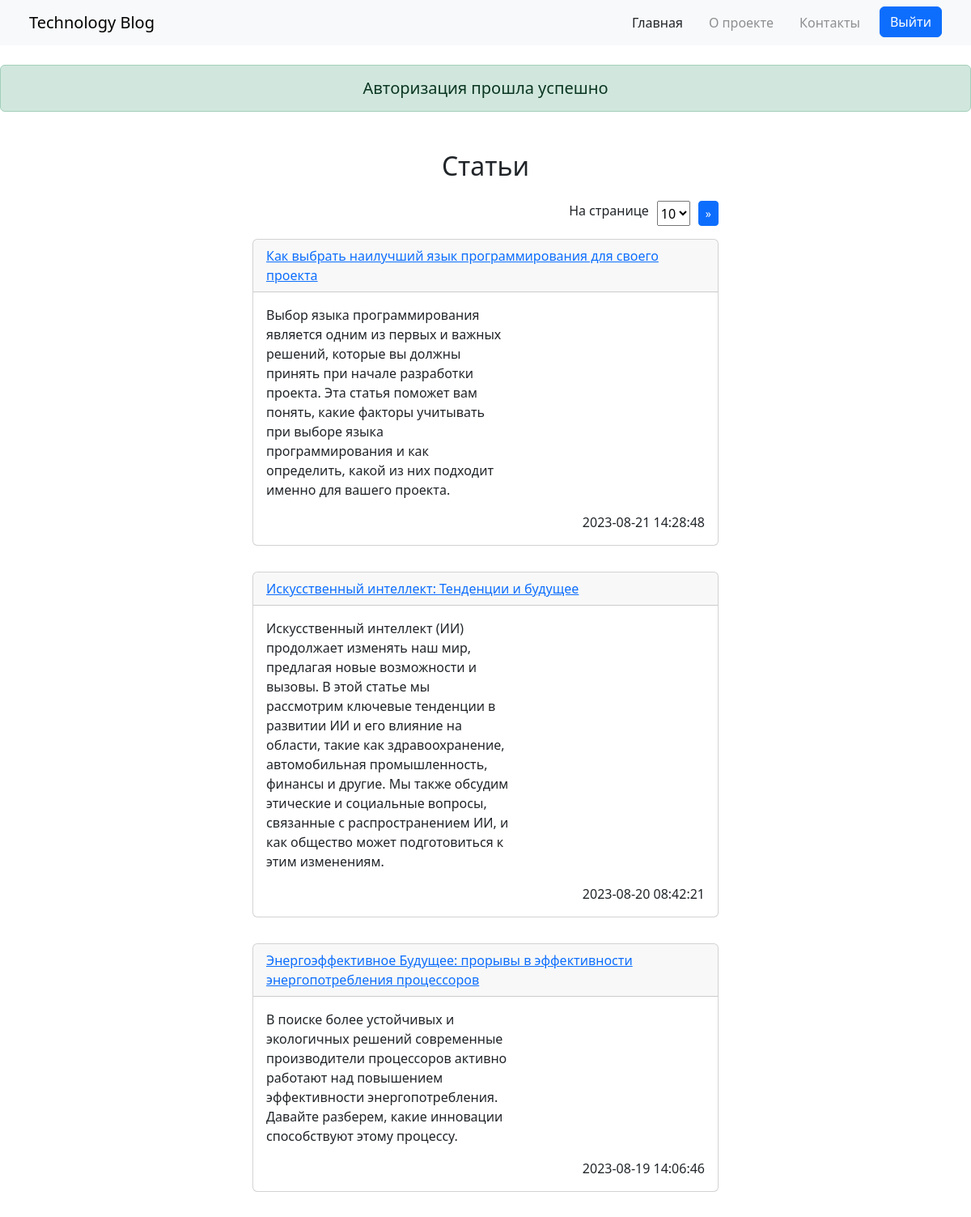
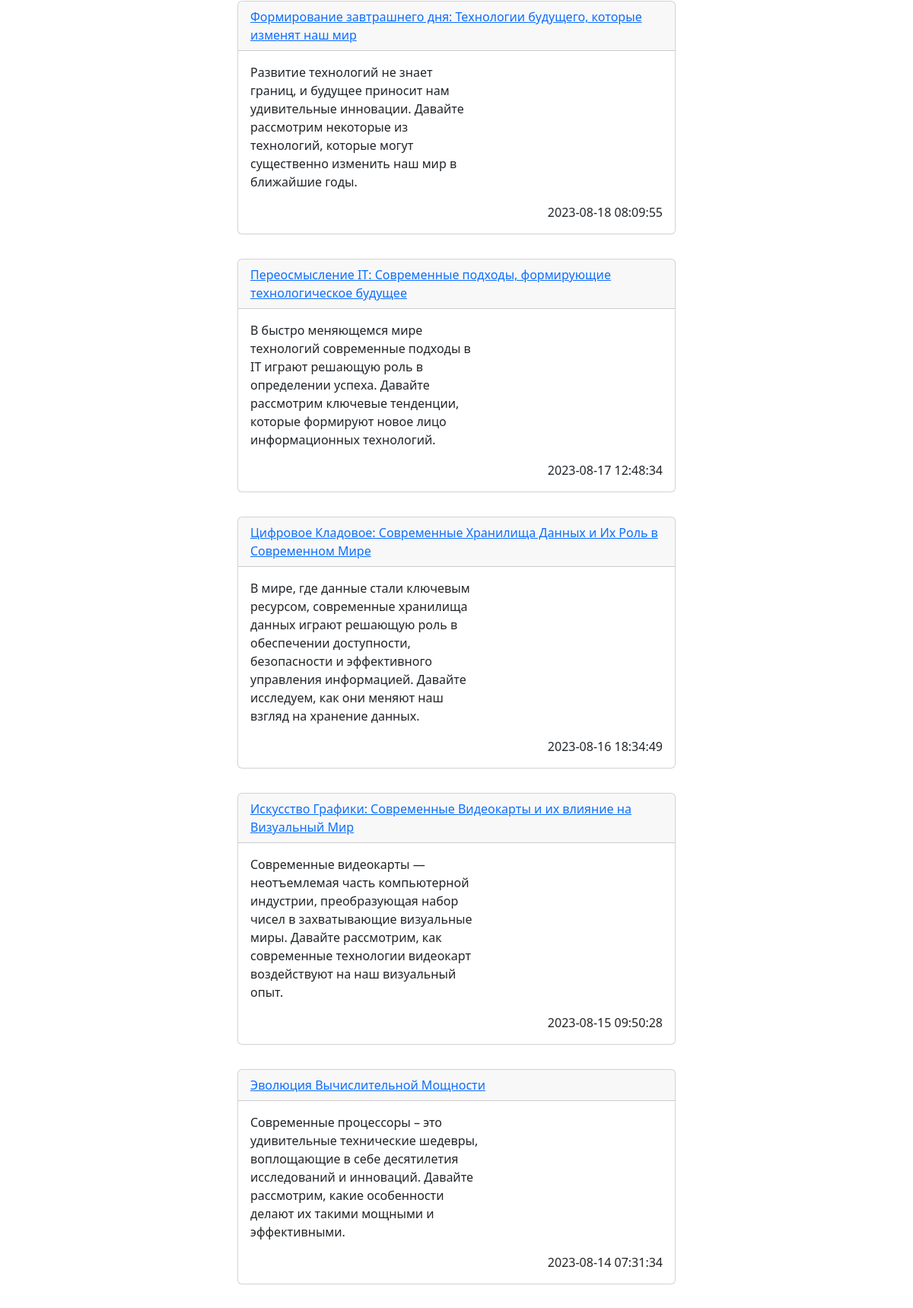
/index.php?page=2 (signed in, upper part), run on the app's committed database (2 pictures, top to bottom).
### tables this page shows
CREATE TABLE `articles` (
  `id` int(10) UNSIGNED NOT NULL,
  `header` varchar(255) NOT NULL,
  `short_desc` varchar(1024) NOT NULL,
  `description` varchar(4092) NOT NULL,
  `date` timestamp NOT NULL
);

### app/lib/functions.php (called while the page is built, shortened)
<?php
function check_correct_page($count_pages)
{
    if (empty($_GET["page"]) || $_GET["page"] < 1 || $_GET["page"] > $count_pages) {
        return  1;
    } else {
        return $_GET["page"];
    }
}
function number_per_page(): int
{
    if (!empty($_POST["on-page"])) {
        $_SESSION["on-page"] = $_POST["on-page"];
        $articles_on_page = ($_POST["on-page"]);
    } else {
        if (!empty($_SESSION["on-page"])) {
            $articles_on_page = ($_SESSION["on-page"]);
        } else {
            $articles_on_page = 10;
        }
    }
    return $articles_on_page;
}

### app/class/Database.php (called while the page is built, shortened)
<?php
class Database
{
    private $host = "localhost";
    private $db = "blog_db";
    private $user = "root";
    private $password = "";
    private $opt = [
        PDO::ATTR_DEFAULT_FETCH_MODE => PDO::FETCH_ASSOC
    ];
    public function __construct()
    {
        $this->dsn = "mysql:host=$this->host;dbname=$this->db";
        $this->db = new PDO($this->dsn, $this->user, $this->password, $this->opt);
    }
    private function get_queryDb(string $query, ...$params)
    {
        $stmt = $this->db->prepare($query);
        $stmt->execute($params);
        return $stmt->fetchAll();
    }
    public function get_articles_orderDesc($count, $page): array
    {
        $offset = (($page - 1) * $count);
        return $this->get_queryDb("SELECT `id`, `header`, `short_desc`, `date` FROM `articles` ORDER BY `id` DESC LIMIT $count OFFSET $offset");
    }
    public function get_articles_count(): int
    {
        $count = 0;
        $result = $this->get_queryDb("SELECT `id` FROM `articles`");
        foreach (($result) as $id) {
            $count++;
        }
        return $count;
    }
}

### index.php (the view, shortened to what this page needs)
<?php
require_once "app/lib/functions.php";
require_once "app/class/Database.php";
$db = new Database();
$articles_on_page = number_per_page();
$count_pages = ceil($db->get_articles_count() / $articles_on_page);
$current_page = check_correct_page($count_pages);
$articles = $db->get_articles_orderDesc($articles_on_page, $current_page);
require_once "app/default/header.php";
?>
<h2 class="text-center mt-5 mb-4">Статьи</h2>
<div class="container d-flex flex-column align-items-center" style="max-width: 600px;">
    <form class="d-flex align-self-end" action="index.php" method="post">
        <label for="on-page" style="margin-right: 10px;">На странице</label>
        <select name="on-page" id="on-page" class="" aria-label="Small select example" style="margin-right: 10px;">
            <option style="color: #a1a1a1;" selected disabled><?= $articles_on_page ?></option>
        </select>
        <button type="submit" class="btn btn-primary btn-sm">&raquo;</button>
    </form>
    <?php foreach ($articles as $article) : ?>
        <div class="card my-3 w-100">
            <div class="card-header">
                <a href="article.php?article=<?= $article["id"] ?>"><?= $article["header"] ?></a>
            </div>
            <div class="card-body d-flex flex-column">
                <p class="card-text" style="max-width: 300px;"><?= $article["short_desc"] ?></p>
                <span class="align-self-end"><?= $article["date"] ?></span>
            </div>
        </div>
    <?php endforeach; ?>
</div>
<?php
require_once "app/default/footer.php";

### data on the page
articles: header "Как выбрать наилучший язык программирования для своего проекта", short_desc "Выбор языка программирования является одним из первых и важных решений, которые вы должны принять при начале разработки проекта. Эта статья поможет вам понять, какие факторы учитывать при выборе языка программирования и как определить, какой из них подходит именно для вашего проекта.", date "2023-08-21 14:28:48"
articles: header "Искусственный интеллект: Тенденции и будущее", short_desc "Искусственный интеллект (ИИ) продолжает изменять наш мир, предлагая новые возможности и вызовы. В этой статье мы рассмотрим ключевые тенденции в развитии ИИ и его влияние на области, такие как здравоохранение, автомобильная промышленность, финансы и другие. Мы также обсудим этические и социальные вопросы, связанные с распространением ИИ, и как общество может подготовиться к этим изменениям.", date "2023-08-20 08:42:21"
articles: header "Энергоэффективное Будущее: прорывы в эффективности энергопотребления процессоров", short_desc "В поиске более устойчивых и экологичных решений современные производители процессоров активно работают над повышением эффективности энергопотребления. Давайте разберем, какие инновации способствуют этому процессу.", date "2023-08-19 14:06:46"
articles: header "Формирование завтрашнего дня: Технологии будущего, которые изменят наш мир", short_desc "Развитие технологий не знает границ, и будущее приносит нам удивительные инновации. Давайте рассмотрим некоторые из технологий, которые могут существенно изменить наш мир в ближайшие годы.", date "2023-08-18 08:09:55"
articles: header "Переосмысление IT: Современные подходы, формирующие технологическое будущее", short_desc "В быстро меняющемся мире технологий современные подходы в IT играют решающую роль в определении успеха. Давайте рассмотрим ключевые тенденции, которые формируют новое лицо информационных технологий.", date "2023-08-17 12:48:34"
articles: header "Цифровое Кладовое: Современные Хранилища Данных и Их Роль в Современном Мире", short_desc "В мире, где данные стали ключевым ресурсом, современные хранилища данных играют решающую роль в обеспечении доступности, безопасности и эффективного управления информацией. Давайте исследуем, как они меняют наш взгляд на хранение данных.", date "2023-08-16 18:34:49"
articles: header "Искусство Графики: Современные Видеокарты и их влияние на Визуальный Мир", short_desc "Современные видеокарты — неотъемлемая часть компьютерной индустрии, преобразующая набор чисел в захватывающие визуальные миры. Давайте рассмотрим, как современные технологии видеокарт воздействуют на наш визуальный опыт.", date "2023-08-15 09:50:28"
articles: header "Эволюция Вычислительной Мощности", short_desc "Современные процессоры – это удивительные технические шедевры, воплощающие в себе десятилетия исследований и инноваций. Давайте рассмотрим, какие особенности делают их такими мощными и эффективными.", date "2023-08-14 07:31:34"

### other printed values
$_SESSION["success"] "Авторизация прошла успешно"
form field on-page "10"
